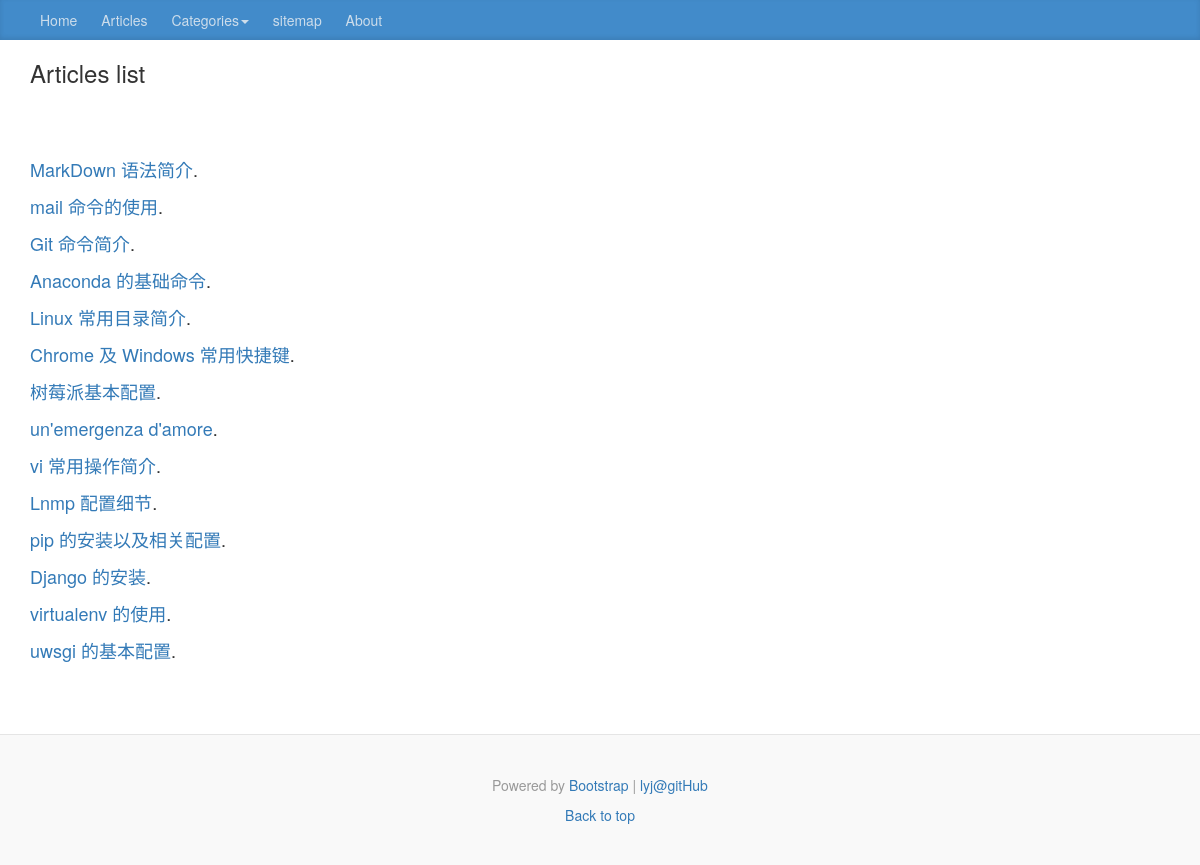
/article/all/, run on an earlier commit of the app's database.
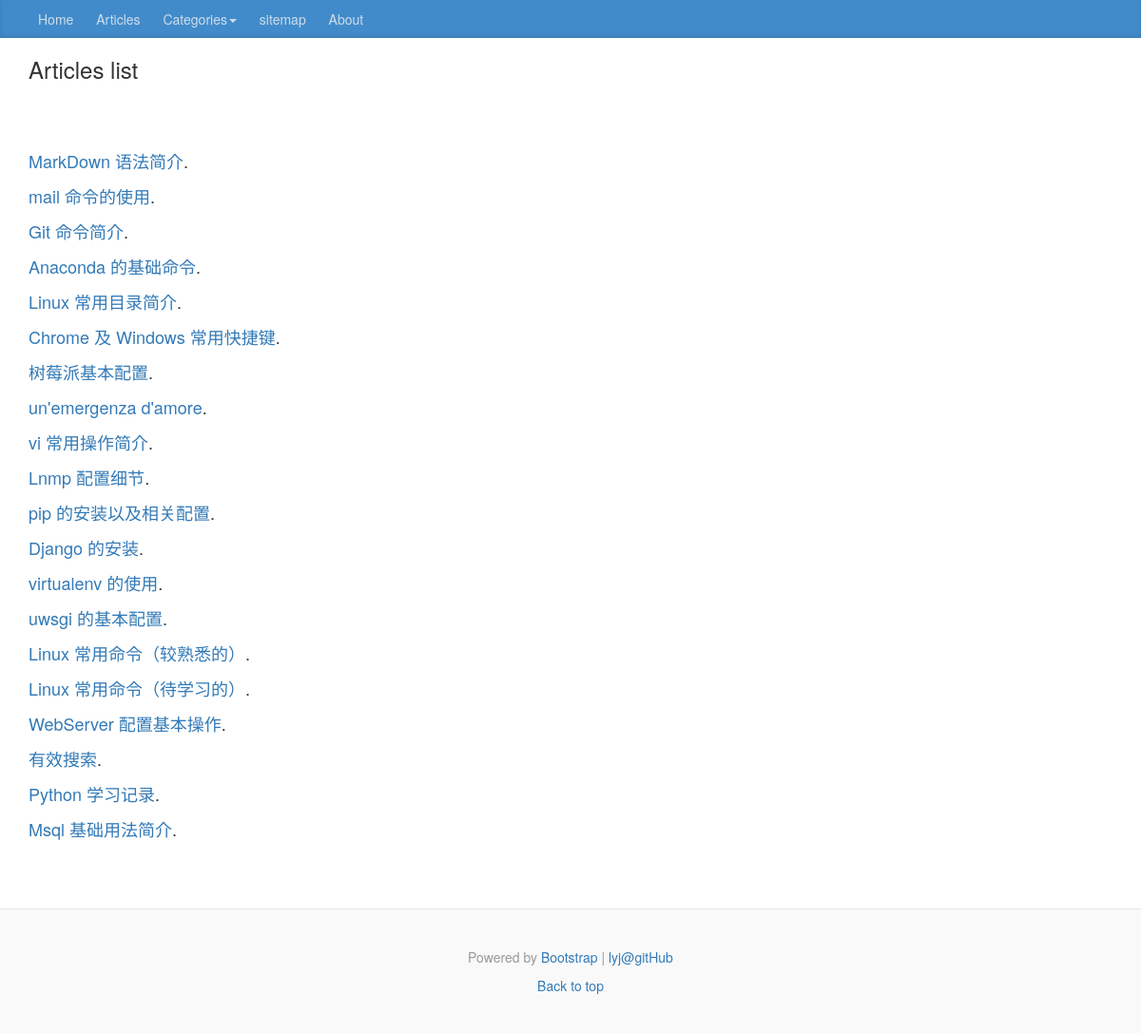
And on a later commit of the database.
### mainsite/models.py (models this page shows, shortened)
class Article(models.Model):
	aid = models.CharField(primary_key=True, max_length=200)
	orderNum = models.IntegerField()
	title = models.CharField(max_length=200)
	abstract = models.CharField(max_length=400)
	body = models.TextField()
	pubDate = models.DateTimeField(default=timezone.now)
	modDate = models.DateTimeField(default=timezone.now)
	picURL =  models.CharField(max_length=200)
	class Meta:
		ordering = ('-pubDate',)  # Ordered by published data

### mainsite/views.py (the view)
# urls.py: re_path(r'^article/(\w+)/$', show_articles_list),
def show_articles_list(request, className):
	template = get_template('articlesList.html')
	articles = list()
	classes = list()
	if className == 'all':
		articles = Article.objects.all().order_by('orderNum')
	else:
		if className == 'linux':
			classes = Linux.objects.all().order_by('orderNum')
		for every in classes:
			articles.append(Article.objects.get(aid=every.article.aid))
	html = template.render(locals())
	return HttpResponse(html)

### templates/articlesList.html (shortened to what this page needs)
{% extends 'base.html' %}
{% block title %}
    <div class="blog-post">
        <div class="container">
            <div class="row">
                <div class="col-md-12 blog-main">
                    <h3>Articles list</h3>
                </div>
            </div>
        </div>
    </div>
{% endblock %}
{% block content %}
    <div class="blog-post">
        <div class="container">
            <div class="row">
                <div class="col-md-12 blog-main">
                    {% for article in articles %}
                        <p><a href="/article/{{ className }}/{{ article.aid }}">{{ article.title}}</a>.</p>
                     {% endfor %}
                </div>
            </div>
        </div>
    </div>
{% endblock %}

### templates/base.html (shortened to what this page needs)
<!DOCTYPE html>
{% load staticfiles %}
<html lang="en">
    <head>
        <link href="{% static "mainsite/css/blog.css" %}"  rel="stylesheet">
        <link href="https://maxcdn.bootstrapcdn.com/bootstrap/3.3.5/css/bootstrap.min.css" rel="stylesheet">
    </head>
    <body>
        {% include 'nav.html' %}
        {% block title %}{% endblock %}
        {% block content %}{% endblock %}
        {% include 'footer.html' %}
    </body>
</html>

### templates/nav.html (shortened to what this page needs)
<div class="blog-masthead">
    <div class="container">
        <nav class="blog-nav">
            <a class="blog-nav-item" href="/">Home</a>
            <a class="blog-nav-item" href="/article/all/">Articles</a>
            <a class="blog-nav-item dropdown dropdown-toggle" href="#" data-toggle="dropdown">
                Categories<b class="caret"></b>
            </a>
            <a class="blog-nav-item" href="/sitemap.xml">sitemap</a>
            <a class="blog-nav-item" href="/about/">About</a>
        </nav>
    </div>
</div>

### templates/footer.html
<footer class="blog-footer">
      <p>
          Powered by <a href="http://getbootstrap.com">Bootstrap</a> |
          <a href="https://github.com/Liaoyjun/"> lyj@gitHub</a>
      <p>
        <a href="#">Back to top</a>
      </p>
</footer>

### mainsite/static/mainsite/css/blog.css (style rules this page uses)
body { font-family: Georgia, "Times New Roman", Times, serif; color: #555; }
h1, .h1, h2, .h2, h3, .h3, h4, .h4, h5, .h5, h6, .h6 { margin-top: 0; font-family: "Helvetica Neue", Helvetica, Arial, sans-serif; font-weight: normal; color: #333; }
@media (min-width: 1200px) { .container { width: 970px; } }
.blog-masthead { background-color: #428bca; -webkit-box-shadow: inset 0 -2px 5px rgba(0,0,0,.1); box-shadow: inset 0 -2px 5px rgba(0,0,0,.1); }
.blog-nav-item { position: relative; display: inline-block; padding: 10px; font-weight: 500; color: #cdddeb; }
.blog-main { font-size: 18px; line-height: 1.5; }
.blog-post { margin-bottom: 60px; }
.blog-footer { padding: 40px 0; color: #999; text-align: center; background-color: #f9f9f9; border-top: 1px solid #e5e5e5; }
.blog-footer p:last-child { margin-bottom: 0; }

What changed in the data, as far as the page shows it:
added Article: title "Linux 常用命令（较熟悉的）"
added Article: title "Linux 常用命令（待学习的）"
added Article: title "WebServer 配置基本操作"
added Article: title "有效搜索"
added Article: title "Python 学习记录"
added Article: title "Msql 基础用法简介"
